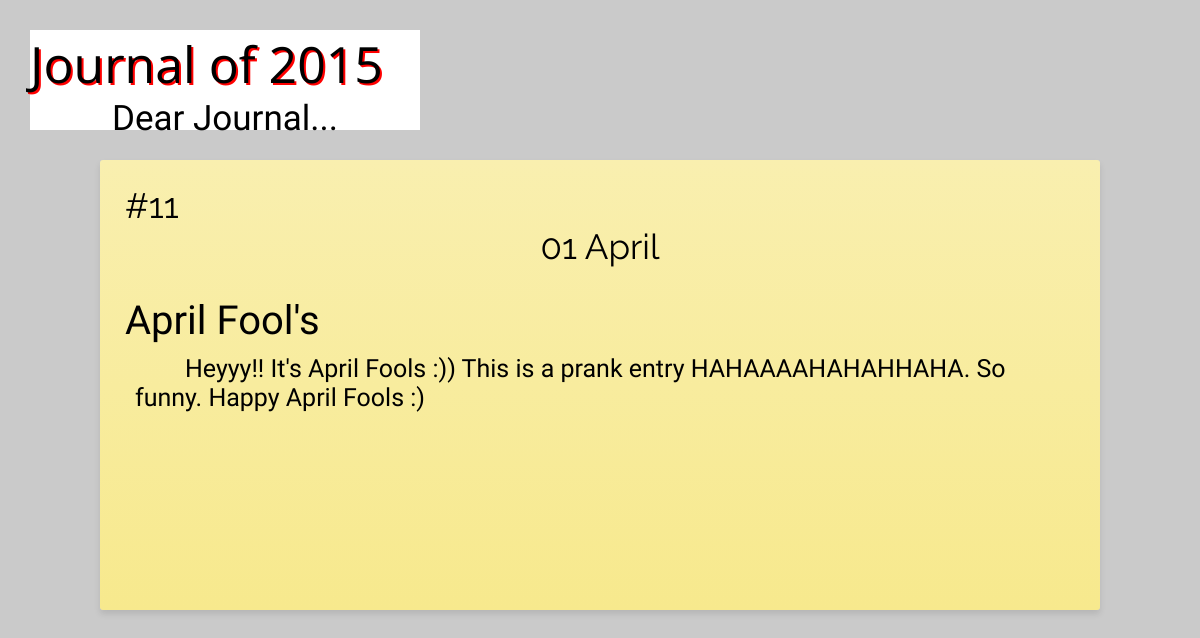
The page /entry/11 on the database its author committed.
### journal/models.py (models this page shows, shortened)
class Entry(models.Model):
    title = models.CharField(max_length=255)
    Void = ' '
    Jan = 'January'
    Feb = 'February'
    Mar = 'March'
    Apr = 'April'
    May = 'May'
    Jun = 'June'
    Jul = 'July'
    Aug = 'August'
    Sep = 'September'
    Oct = 'October'
    Nov = 'November'
    Dec = 'December'
    month_choices = (
        (Jan, 'January'),
        (Feb, 'February'),
        (Mar, 'March'),
        (Apr, 'April'),
        (May, 'May'),
        (Jun, 'June'),
        (Jul, 'July'),
        (Aug, 'August'),
        (Sep, 'September'),
        (Oct, 'October'),
        (Nov, 'November'),
        (Dec, 'December'),
        (Void, '--'),
    )
    month = models.CharField(max_length=30,
                             choices=month_choices,
                             default=Void)
    day = models.CharField(max_length=2)
    content = models.TextField()

### journal/views.py (the view)
# urls.py: url(r'^entry/(?P<entry_id>\d+)$', views.entry, name='detail'),
def entry(request, entry_id):
    entry = Entry.objects.get(id=entry_id)
    return render(request, 'journal/entry.html', {'entry':entry})

### journal/templates/journal/entry.html
{%load staticfiles%}
<link rel="stylesheet" type="text/css" href="{% static 'journal/entry.css' %}" />
{% block title %}
    <div class= title>
        <h1 class= top>Journal of 2015</h1>
        <h1 class= top2>Dear Journal...</h1>
    </div>
{% endblock %}
{% block content %}
    <div class = month>
        <h4>#{{entry.id}}</h4>
        <h2>{{entry.day}} {{entry.month}}</h2>
        <h3>{{entry.title}}</h3>
        <p>{{entry.content}}</p>
    </div>
{% endblock %}

### journal/static/journal/entry.css (style rules this page uses)
* { box-sizing:border-box; }
h1 { margin: 0; }
.top { text-shadow: 2px 2px #ff0000; text-align: left; font:50px 'Open Sans', sans-serif; }
.top2 { text-align: center; font:35px 'Arizonia', cursive; }
h2 { margin:0; text-align: center; font:35px 'Raleway', sans-serif; }
h3 { margin-top: 30; margin-bottom:0; text-align: left; font:40px 'Julee', cursive; }
h4 { margin:0; text-align: left; font:35px 'Raleway', sans-serif; }
p { text-indent: 50px; margin: 10; text-align: left; font:25px 'Indie Flower', cursive; }
.title { width:390px; height:100px; background-color:white; }
.month { text-align:center; display: block; padding:25px 25px 40px; margin:30px auto 20px auto; width:1000px; height:450px; border:0; border-radius:3px; background: -webkit-linear-gradient(#F9EFAF, #F7E98D); background: -moz-linear-gradient(#F9EFAF, #F7E98D); background: -o-linear-gradient(#F9EFAF, #F7E98D); background: -ms-linear-gradient(#F9EFAF, #F7E98D); background: linear-gradient(#F9EFAF, #F7E98D); box-shadow:0 4px 6px rgba(0,0,0,0.1); overflow:hidden; transition:box-shadow 0.5s ease; max-width:1000px; max-height:1000px; }

### rows shown on the page
Entry: id "11", day "01", month "April", title "April Fool's", content "Heyyy!! It's April Fools :)) This is a prank entry HAHAAAAHAHAHHAHA. So funny. Happy April Fools :)"
